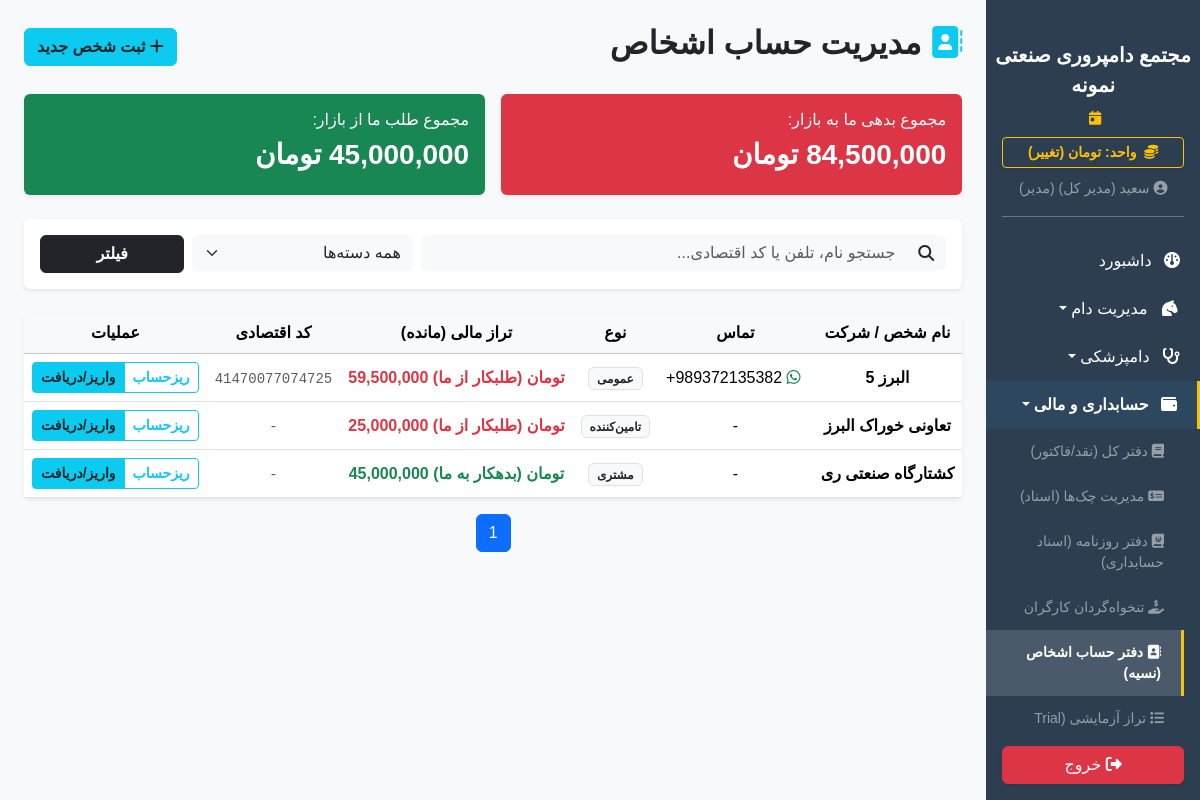
Page /finance/contacts (signed in) on the earlier database version.
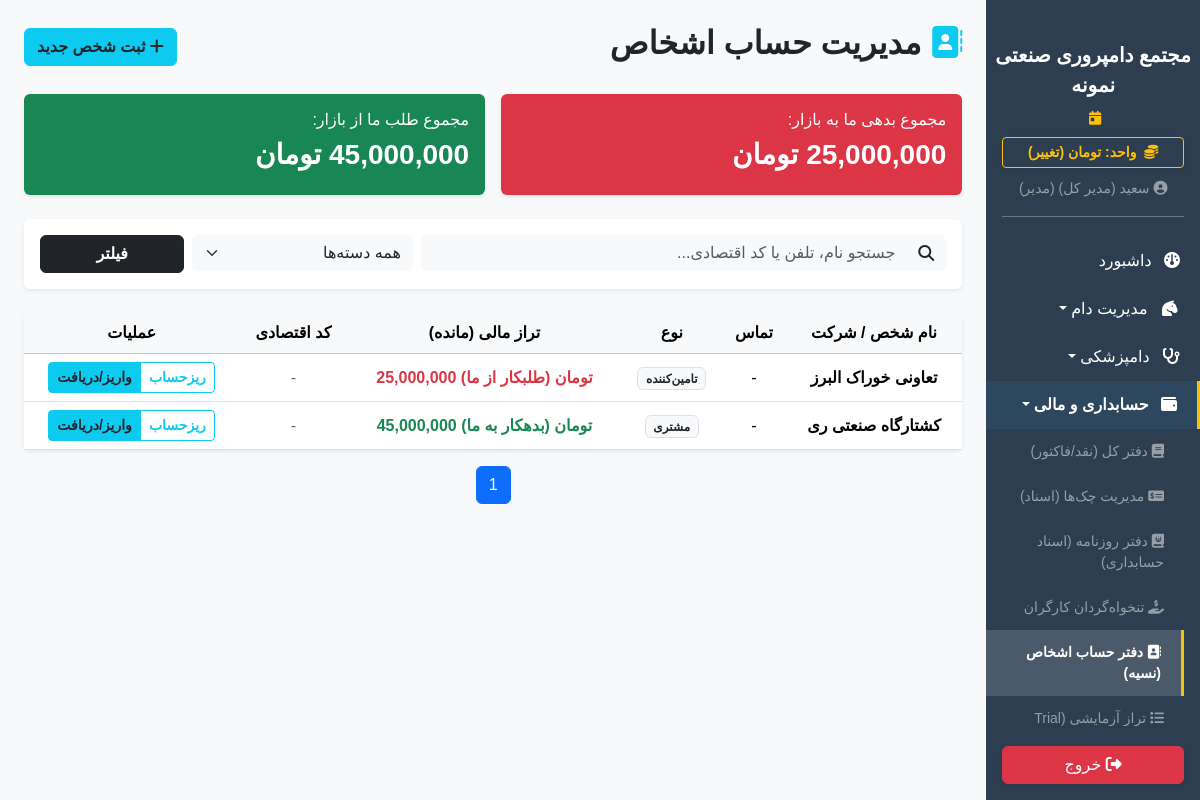
Same page on the later database version.
### app/models.py (models this page shows)
class SystemSetting(db.Model):
    id = db.Column(db.Integer, primary_key=True)
    key = db.Column(db.String(50), unique=True, nullable=False)
    value = db.Column(db.String(255), nullable=False)
    description = db.Column(db.String(255), nullable=True)

class Contact(db.Model):
    id = db.Column(db.Integer, primary_key=True)
    name = db.Column(db.String(150), nullable=False) # نام شخص، قصابی یا کارخانه
    phone = db.Column(db.String(20), nullable=True)
    contact_type = db.Column(db.String(50), default='عمومی') # مشتری، تامین‌کننده خوراک
    economic_code = db.Column(db.String(50), nullable=True)
    bank_card = db.Column(db.String(30), nullable=True)
    balance = db.Column(Numeric(18, 2), default=0.0)
    created_at = db.Column(db.DateTime, default=datetime.utcnow)
    transactions = db.relationship('Transaction', backref='contact', lazy=True)
    cheques = db.relationship('Cheque', backref='contact', lazy=True)
    documents = db.relationship('ContactDocument', backref='contact', lazy=True, cascade="all, delete-orphan")

### app/blueprints/finance.py (the view)
@finance_bp.route('/contacts')
@login_required
def contacts():
    from app.models import Contact
    search_q = request.args.get('search', '').strip()
    type_q = request.args.get('type', 'همه')
    page = request.args.get('page', 1, type=int)
    query = Contact.query
    if search_q:
        query = query.filter(
            (Contact.name.ilike(f"%{search_q}%")) |
            (Contact.phone.ilike(f"%{search_q}%")) |
            (Contact.economic_code.ilike(f"%{search_q}%"))
        )
    if type_q != 'همه':
        query = query.filter(Contact.contact_type == type_q)
    page_size = int(get_setting('page_size', 50))
    contacts_paginated = query.order_by(Contact.name).paginate(page=page, per_page=page_size, error_out=False)
    total_debt = db.session.query(func.sum(Contact.balance)).filter(Contact.balance < 0).scalar() or 0
    total_credit = db.session.query(func.sum(Contact.balance)).filter(Contact.balance > 0).scalar() or 0
    return render_template('finance/contacts.html', contacts=contacts_paginated,
                           total_debt=total_debt, total_credit=total_credit,
                           current_search=search_q, current_type=type_q)

### app/__init__.py (called while the page is built)
def get_system_setting(key, default):
    from app.models import SystemSetting
    s = SystemSetting.query.filter_by(key=key).first()
    return s.value if s else default

### app/blueprints/dashboard.py (called while the page is built)
def get_setting(key, default):
    setting = SystemSetting.query.filter_by(key=key).first()
    return setting.value if setting else default

@dashboard_bp.app_context_processor
def inject_settings():
    try:
        all_settings = {s.key: s.value for s in SystemSetting.query.all()}
    except:
        all_settings = {}
    return dict(system_settings=all_settings)

### app/templates/finance/contacts.html (shortened to what the changed rows need)
{% extends 'base.html' %}
{% block content %}
<div class="d-flex justify-content-between align-items-center mb-4">
    <h2 class="fw-bold"><i class="fa-solid fa-address-book text-info"></i> مدیریت حساب اشخاص</h2>
</div>
<div class="row g-3 mb-4">
    <div class="col-md-6"><div class="card bg-danger text-white border-0 shadow-sm"><div class="card-body"><h6>مجموع بدهی ما به بازار:</h6><h3 class="fw-bold">{{ total_debt|abs|currency }}</h3></div></div></div>
    <div class="col-md-6"><div class="card bg-success text-white border-0 shadow-sm"><div class="card-body"><h6>مجموع طلب ما از بازار:</h6><h3 class="fw-bold">{{ total_credit|currency }}</h3></div></div></div>
</div>
<div class="card border-0 shadow-sm">
    <div class="card-body p-0">
        <table class="table table-hover align-middle text-center mb-0">
            <thead class="table-light"><tr><th>نام شخص / شرکت</th><th>تماس</th><th>نوع</th><th>تراز مالی (مانده)</th><th>کد اقتصادی</th><th>عملیات</th></tr></thead>
            <tbody>
                {% for c in contacts.items %}
                <tr>
                    <td class="fw-bold">{{ c.name }}</td>
                    <td dir="ltr">
                        {{ c.phone or '-' }}
                        {% if c.phone %}
                        <a href="https://wa.me/98{{ c.phone[1:] }}" target="_blank" class="text-success ms-1" title="ارسال پیام واتس‌اپ"><i class="fa-brands fa-whatsapp"></i></a>
                        {% endif %}
                    </td>
                    <td><span class="badge bg-light text-dark border">{{ c.contact_type }}</span></td>
                    <td class="fw-bold {% if c.balance > 0 %}text-success{% elif c.balance < 0 %}text-danger{% else %}text-muted{% endif %}" dir="ltr">
                        {% if c.balance > 0 %}{{ c.balance|currency }} (بدهکار به ما)
                        {% elif c.balance < 0 %}{{ c.balance|abs|currency }} (طلبکار از ما)
                        {% else %}تسویه صفر{% endif %}
                    </td>
                    <td><code class="small text-muted">{{ c.economic_code or '-' }}</code></td>
                    <td>
                        <div class="btn-group">
                            <a href="{{ url_for('finance.contact_profile', id=c.id) }}" class="btn btn-sm btn-outline-info fw-bold">ریزحساب</a>
                            <a href="{{ url_for('finance.contact_profile', id=c.id, _anchor='actions') }}" class="btn btn-sm btn-info text-dark fw-bold">واریز/دریافت</a>
                        </div>
                    </td>
                </tr>
                {% else %}
                <tr><td colspan="6" class="py-5 text-muted">شخصی با این مشخصات یافت نشد.</td></tr>
                {% endfor %}
            </tbody>
        </table>
    </div>
</div>
<nav class="mt-3" aria-label="Page navigation"><ul class="pagination justify-content-center">{% for p in contacts.iter_pages() %}{% if p %}<li class="page-item {% if p == contacts.page %}active{% endif %}"><a class="page-link" href="{{ url_for('finance.contacts', page=p, search=current_search, type=current_type) }}">{{ p }}</a></li>{% else %}<li class="page-item disabled"><span class="page-link">…</span></li>{% endif %}{% endfor %}</ul></nav>
{% endblock %}

### app/templates/base.html (shortened to what the changed rows need)
<!DOCTYPE html>
<html lang="fa" dir="rtl">
<head>
    <link href="https://cdn.jsdelivr.net/gh/rastikerdar/vazirmatn@v33.003/Vazirmatn-font-face.css" rel="stylesheet">
    <link rel="stylesheet" href="https://unpkg.com/persian-datepicker@1.2.0/dist/css/persian-datepicker.min.css">
    <link rel="stylesheet" href="https://cdn.jsdelivr.net/npm/bootstrap@5.3.2/dist/css/bootstrap.rtl.min.css">
    <link rel="stylesheet" href="https://cdnjs.cloudflare.com/ajax/libs/font-awesome/6.4.2/css/all.min.css">
    <link rel="stylesheet" href="{{ url_for('static', filename='css/style.css') }}">
</head>
<body>
    <div class="d-flex" id="wrapper">
        <div class="sidebar-bg d-flex flex-column" id="sidebar-wrapper">
            <div class="px-3 mb-2">
                <a href="{{ url_for('dashboard.toggle_currency') }}" class="btn btn-sm btn-outline-warning w-100 fw-bold shadow-sm">
                    <i class="fa-solid fa-coins me-1"></i> واحد: {{ get_system_currency_from_settings() }} (تغییر)
                </a>
            </div>
        </div>
        <div id="page-content-wrapper" class="w-100 bg-light" style="overflow-x: hidden;">
            <div class="container-fluid p-4">{% block content %}{% endblock %}</div>
        </div>
    </div>
</body>
</html>

Differences in the rows shown:
removed Contact: name "البرز 5", phone "+989372135382", contact_type "عمومی", balance|abs "59,500,000 تومان", economic_code "41470077074725"
computed for SystemSetting "45,000,000 تومان": value "84,500,000 تومان" → "25,000,000 تومان"
